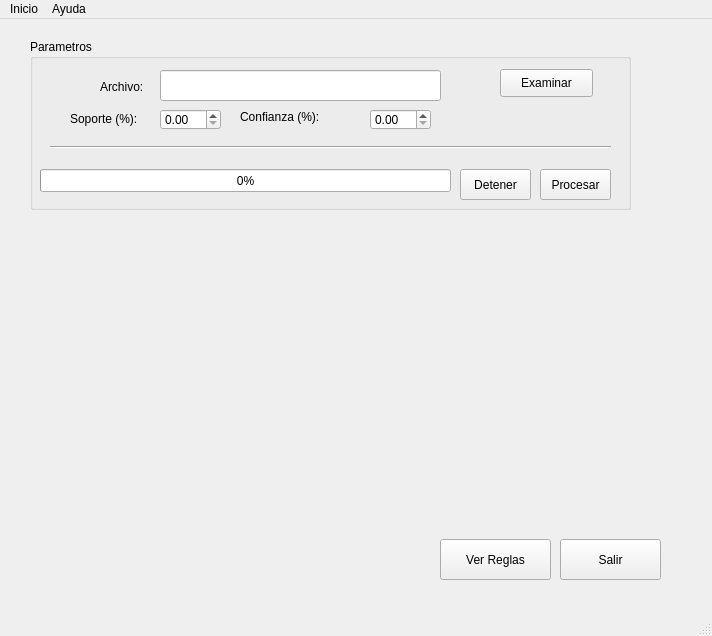
<?xml version="1.0" encoding="UTF-8"?>
<ui version="4.0">
 <class>MainWindow</class>
 <widget class="QMainWindow" name="MainWindow">
  <property name="geometry">
   <rect>
    <x>0</x>
    <y>0</y>
    <width>712</width>
    <height>636</height>
   </rect>
  </property>
  <property name="windowTitle">
   <string>Algoritmo Apriori</string>
  </property>
  <widget class="QWidget" name="centralwidget">
   <widget class="QPushButton" name="btn_ver_reglas">
    <property name="geometry">
     <rect>
      <x>440</x>
      <y>520</y>
      <width>111</width>
      <height>41</height>
     </rect>
    </property>
    <property name="text">
     <string>Ver Reglas</string>
    </property>
   </widget>
   <widget class="QPushButton" name="btn_salir">
    <property name="geometry">
     <rect>
      <x>560</x>
      <y>520</y>
      <width>101</width>
      <height>41</height>
     </rect>
    </property>
    <property name="text">
     <string>Salir</string>
    </property>
   </widget>
   <widget class="QGroupBox" name="groupBox">
    <property name="geometry">
     <rect>
      <x>30</x>
      <y>20</y>
      <width>601</width>
      <height>171</height>
     </rect>
    </property>
    <property name="title">
     <string>Parametros</string>
    </property>
    <widget class="QLabel" name="l_archivo">
     <property name="geometry">
      <rect>
       <x>70</x>
       <y>40</y>
       <width>53</width>
       <height>16</height>
      </rect>
     </property>
     <property name="text">
      <string>Archivo:</string>
     </property>
    </widget>
    <widget class="QLabel" name="label_2">
     <property name="geometry">
      <rect>
       <x>210</x>
       <y>70</y>
       <width>91</width>
       <height>16</height>
      </rect>
     </property>
     <property name="text">
      <string>Confianza (%):</string>
     </property>
    </widget>
    <widget class="QLabel" name="l_soporte">
     <property name="geometry">
      <rect>
       <x>40</x>
       <y>70</y>
       <width>91</width>
       <height>20</height>
      </rect>
     </property>
     <property name="text">
      <string>Soporte (%):</string>
     </property>
    </widget>
    <widget class="QPushButton" name="btn_procesar">
     <property name="geometry">
      <rect>
       <x>510</x>
       <y>130</y>
       <width>71</width>
       <height>31</height>
      </rect>
     </property>
     <property name="text">
      <string>Procesar</string>
     </property>
    </widget>
    <widget class="QDoubleSpinBox" name="dsb_soporte">
     <property name="geometry">
      <rect>
       <x>130</x>
       <y>70</y>
       <width>61</width>
       <height>21</height>
      </rect>
     </property>
    </widget>
    <widget class="QDoubleSpinBox" name="dsb_confianza">
     <property name="geometry">
      <rect>
       <x>340</x>
       <y>70</y>
       <width>61</width>
       <height>21</height>
      </rect>
     </property>
    </widget>
    <widget class="QPushButton" name="btn_examinar">
     <property name="geometry">
      <rect>
       <x>470</x>
       <y>30</y>
       <width>93</width>
       <height>28</height>
      </rect>
     </property>
     <property name="text">
      <string>Examinar</string>
     </property>
    </widget>
    <widget class="QLineEdit" name="le_examinar">
     <property name="geometry">
      <rect>
       <x>130</x>
       <y>31</y>
       <width>281</width>
       <height>31</height>
      </rect>
     </property>
     <property name="text">
      <string/>
     </property>
     <property name="placeholderText">
      <string/>
     </property>
    </widget>
    <widget class="Line" name="line">
     <property name="geometry">
      <rect>
       <x>20</x>
       <y>100</y>
       <width>561</width>
       <height>16</height>
      </rect>
     </property>
     <property name="orientation">
      <enum>Qt::Horizontal</enum>
     </property>
    </widget>
    <widget class="QProgressBar" name="barra_progreso">
     <property name="enabled">
      <bool>true</bool>
     </property>
     <property name="geometry">
      <rect>
       <x>10</x>
       <y>130</y>
       <width>411</width>
       <height>23</height>
      </rect>
     </property>
     <property name="minimum">
      <number>0</number>
     </property>
     <property name="value">
      <number>0</number>
     </property>
     <property name="textVisible">
      <bool>true</bool>
     </property>
    </widget>
    <widget class="QPushButton" name="btn_detener">
     <property name="geometry">
      <rect>
       <x>430</x>
       <y>130</y>
       <width>71</width>
       <height>31</height>
      </rect>
     </property>
     <property name="text">
      <string>Detener</string>
     </property>
    </widget>
   </widget>
  </widget>
  <widget class="QMenuBar" name="menubar">
   <property name="geometry">
    <rect>
     <x>0</x>
     <y>0</y>
     <width>712</width>
     <height>26</height>
    </rect>
   </property>
   <widget class="QMenu" name="menuInicio">
    <property name="title">
     <string>Inicio</string>
    </property>
    <addaction name="actionReset"/>
    <addaction name="separator"/>
    <addaction name="actionSalir"/>
   </widget>
   <widget class="QMenu" name="menuAyuda">
    <property name="title">
     <string>Ayuda</string>
    </property>
    <addaction name="actionInstrucciones_de_Uso"/>
    <addaction name="separator"/>
    <addaction name="actionAcerca_de"/>
   </widget>
   <addaction name="menuInicio"/>
   <addaction name="menuAyuda"/>
  </widget>
  <widget class="QStatusBar" name="statusbar"/>
  <action name="actionInstrucciones_de_Uso">
   <property name="text">
    <string>Instrucciones de Uso</string>
   </property>
  </action>
  <action name="actionAcerca_de">
   <property name="text">
    <string>Acerca de</string>
   </property>
  </action>
  <action name="actionSalir">
   <property name="text">
    <string>Salir</string>
   </property>
  </action>
  <action name="actionDesde_Archivo">
   <property name="text">
    <string>Desde Archivo</string>
   </property>
  </action>
  <action name="actionIngreso_Manual">
   <property name="text">
    <string>Ingreso Manual</string>
   </property>
  </action>
  <action name="actionReset">
   <property name="checkable">
    <bool>false</bool>
   </property>
   <property name="enabled">
    <bool>true</bool>
   </property>
   <property name="text">
    <string>Reset</string>
   </property>
  </action>
 </widget>
 <resources/>
 <connections>
  <connection>
   <sender>btn_salir</sender>
   <signal>clicked()</signal>
   <receiver>MainWindow</receiver>
   <slot>close()</slot>
   <hints>
    <hint type="sourcelabel">
     <x>610</x>
     <y>566</y>
    </hint>
    <hint type="destinationlabel">
     <x>355</x>
     <y>317</y>
    </hint>
   </hints>
  </connection>
  <connection>
   <sender>actionSalir</sender>
   <signal>triggered()</signal>
   <receiver>MainWindow</receiver>
   <slot>close()</slot>
   <hints>
    <hint type="sourcelabel">
     <x>-1</x>
     <y>-1</y>
    </hint>
    <hint type="destinationlabel">
     <x>355</x>
     <y>317</y>
    </hint>
   </hints>
  </connection>
 </connections>
</ui>
